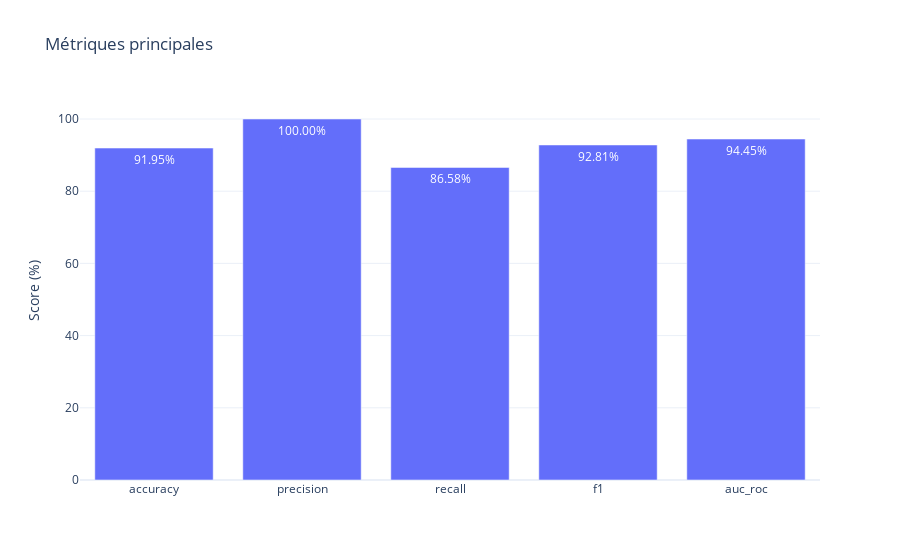

Notebook code cell kept with this figure:
### Code cell
from health_lifestyle_diabetes.infrastructure.visualization.plotly_metrics_plotter import (
    PlotlyMetricsPlotter,
)

logger = LoguruLogger()

plotter = PlotlyMetricsPlotter(logger)

plotter.plot_metrics(
    results.extra_metrics,
    title="Métriques principales",
)

### Figure 1 — Plotly figure (JSON) as saved in the notebook; plotly's stock layout.template omitted (floating-point values rounded to 4 significant figures)
{"data": [{"text": ["91.95%", "100.00%", "86.58%", "92.81%", "94.45%"], "textposition": "auto", "type": "bar", "x": ["accuracy", "precision", "recall", "f1", "auc_roc"], "y": [91.95, 100, 86.58, 92.81, 94.45]}], "layout": {"title": {"text": "Métriques principales"}, "yaxis": {"title": {"text": "Score (%)"}}}}
